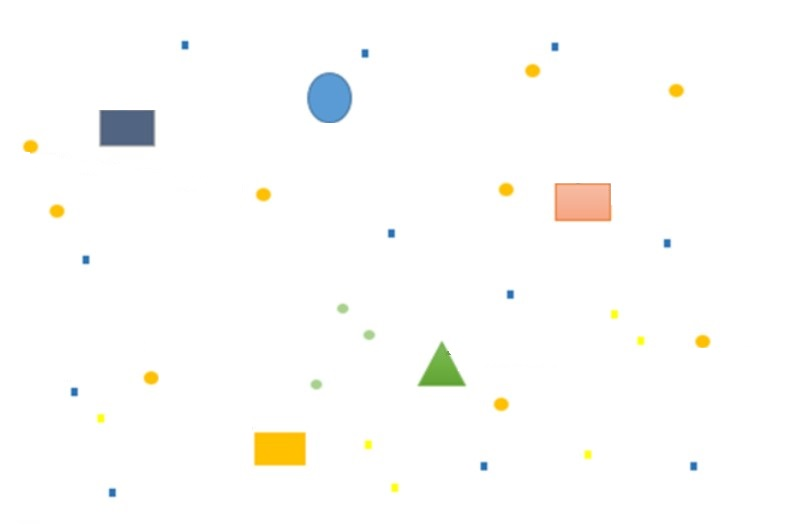
#> input picture test/detect.jpg, 787 x 532 px
$ python test.py   (older library calls are emulated)
#> lines starting #> are read from the running program, lines starting #| are printed output that depends on the picture; after the words box and inside, x2 and y2 are one past the last pixel; in counts of white or black regions, pixels touching at a corner belong together
#> further down, img is the input picture: shape (532, 787, 3); mean B, G, R 250.7, 252.4, 252.5
### backend/utils.py
from collections import defaultdict

import cv2
import numpy as np

from backend.colors import rgb2color, colors

num_edges2shape = {
    3 : 'triangle',
    4 : 'rectangle',
}
num_edges2shape = defaultdict(lambda:'circle', num_edges2shape)

# [23 lines left out: functions mean_filter, gaussian_filter, laplacian, not called in this run]

def median_filter(img, kernel_size=3):
    return cv2.medianBlur(img, kernel_size)

# [10 lines left out: functions erosion, dilation, not called in this run]


def gradient(img, kernel_size=3):
    kernel = np.ones((kernel_size, kernel_size), np.uint8)
    img = cv2.morphologyEx(img, cv2.MORPH_GRADIENT, kernel)
    return img

def poly_area(x):
    if len(x.shape) == 1:
        return 0
    return 0.5*np.abs(np.dot(x[:,0],np.roll(x[:,1],1))-np.dot(x[:,1],np.roll(x[:,0],1)))

def detect(img, area_th=500):
#> called with area_th = 500
    _, th = cv2.threshold(cv2.cvtColor(img, cv2.COLOR_BGR2GRAY), 240, 255, cv2.CHAIN_APPROX_NONE)
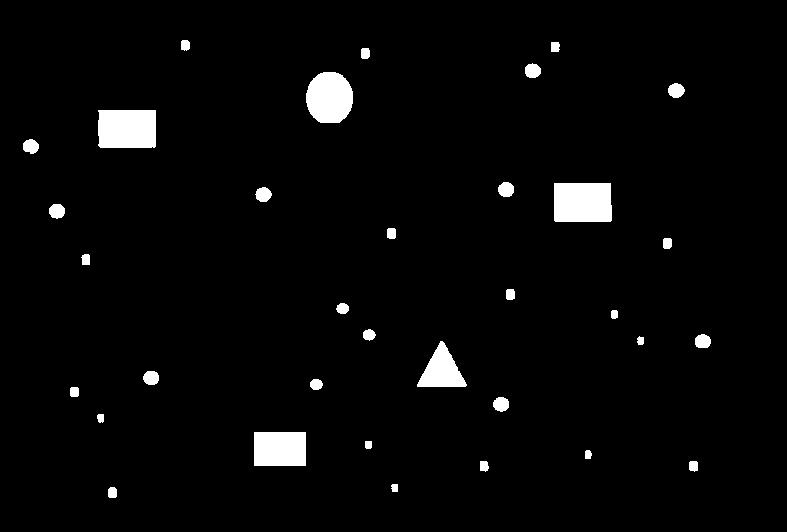
#> th: shape (532, 787); 3% white; 34 white regions
    contours, _ = cv2.findContours(th, cv2.RETR_TREE, cv2.CHAIN_APPROX_NONE)
#> contours = 34 contours; largest, box (x1, y1, x2, y2) and area: (554, 183, 612, 222) 2144, (98, 110, 156, 148) 2090, (306, 72, 353, 123) 1880, (254, 432, 306, 466) 1683, (417, 341, 467, 387) 1194
    contours = [c for c in contours if poly_area(np.squeeze(c)) > area_th]
#> contours = 5 contours; box (x1, y1, x2, y2) and area: (554, 183, 612, 222) 2144, (98, 110, 156, 148) 2090, (306, 72, 353, 123) 1880, (254, 432, 306, 466) 1683, (417, 341, 467, 387) 1194
    results = []
    for contour in contours:
        num_edges = cv2.approxPolyDP(contour, 0.04 * cv2.arcLength(contour, True), True).shape[0]
        # num_edges = number_of_edges(contour, 1.12)
        shape = num_edges2shape[num_edges]
        cog = contour.squeeze().mean(0).astype(np.int)
        color = img[cog[1], cog[0]]
        color = ((colors - color[::-1])**2).sum(-1).argmin()
        color = colors[color]
        color = rgb2color[tuple(color)]
        results.append((cog, shape, color))
#> this loop made 5 passes
#> (num_edges, shape, cog, color) on passes 1 to 5: (4, 'rectangle', [279, 448], 'ORANGE'), (3, 'triangle', [441, 370], 'GRAY'), (4, 'rectangle', [582, 201], 'GRAY'), (4, 'rectangle', [126, 128], 'PURPLE'), (7, 'circle', [329, 97], 'GRAY')
#> after the loop, results = [([279, 448], 'rectangle', 'ORANGE'), ([441, 370], 'triangle', 'GRAY'), ([582, 201], 'rectangle', 'GRAY'), ([126, 128], 'rectangle', 'PURPLE'), ([329, 97], 'circle', 'GRAY')]
    return results

# [34 lines left out: functions number_of_edges, cosinus, perpendicular, not called in this run]


def rectangle(img, pt1, pt2, color):
    cv2.rectangle(img, pt1, pt2, color, -1)

def circle(img, centerPt, radius, color):
    cv2.circle(img, centerPt, radius, color, -1)

def triangle(img, pt1, pt2, pt3, color):
    pts = np.array([pt1, pt2, pt3], np.int32)
    cv2.fillPoly(img,[pts], color)

# [13 lines left out: functions equation_line, minimum_distance, not called in this run]

### test/test.py
from backend.utils import *

img = cv2.imread('detect.jpg')

detect(img)

cv2.imshow('sdf', img)
cv2.waitKey(-1)

cv2.imshow('sdf2', gradient(img, kernel_size=3))
#> in gradient, `img = cv2.morphologyEx(img, cv2.MORPH_GRADIENT, kernel)`:
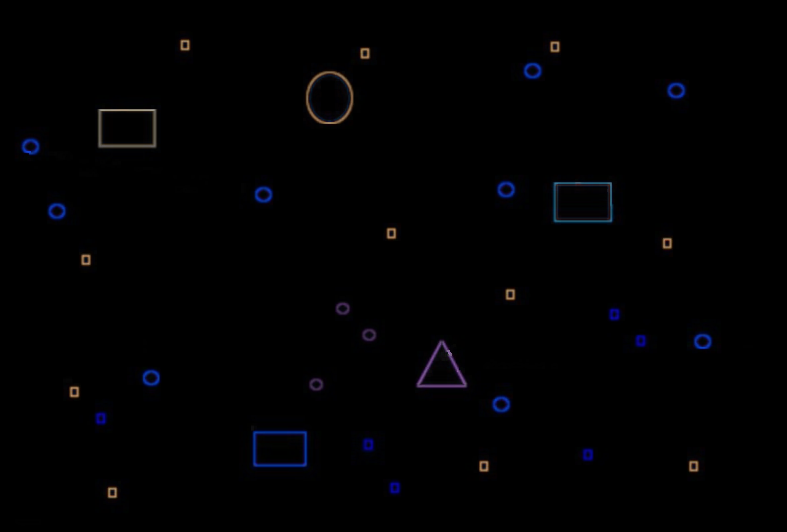
#> img: shape (532, 787, 3); mean of channels 0, 1, 2 2, 1.1, 1.1; drawn as B, G, R
cv2.waitKey(-1)
